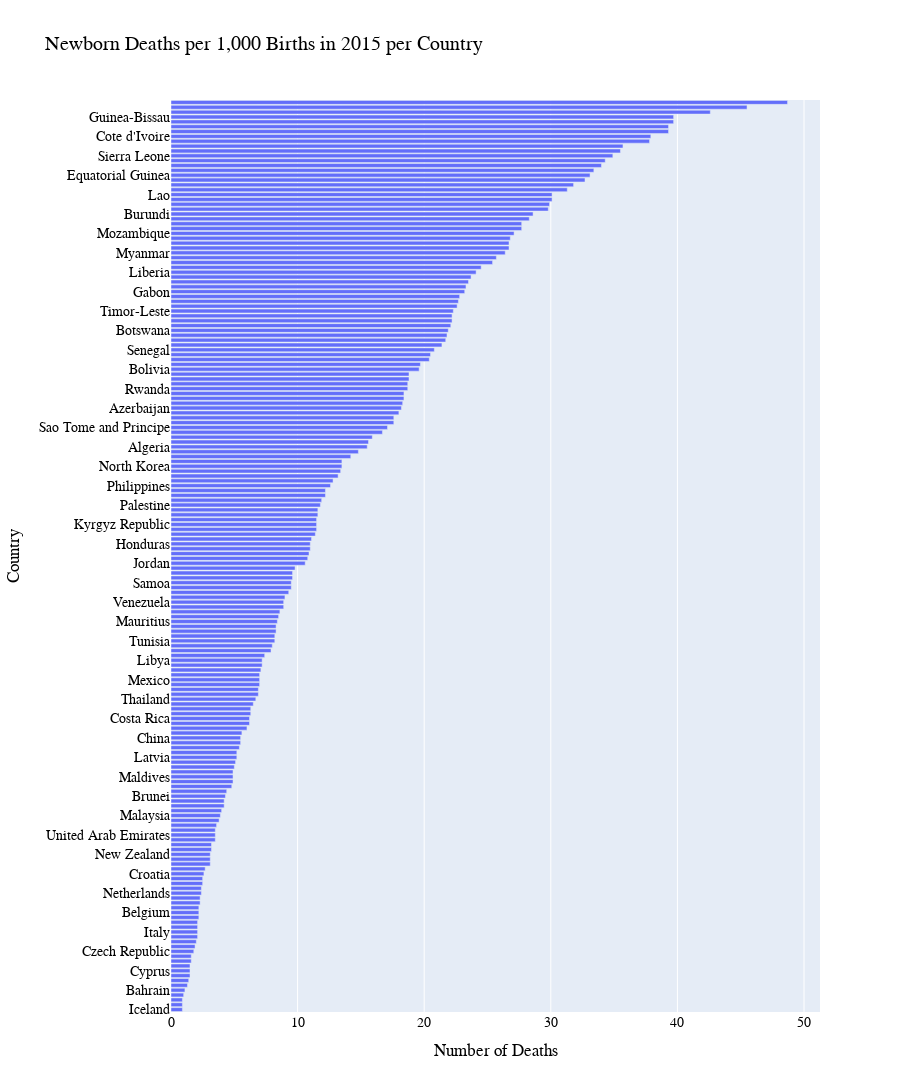

The code cell stored with this chart in its notebook:
### Markdown cell above
### What countries have the highest and lowest newborn mortality rates in 2015?

### Code cell
# Apply function to create horizontal bar plot with the values for all countries
per_country_bar_plot(df_newborn, "2015", "Newborn Deaths per 1,000 Births in 2015 per Country", "Number of Deaths");

### Figure 1 — Plotly figure (JSON) as saved in the notebook; plotly's stock layout.template omitted (floating-point values rounded to 4 significant figures; data arrays with more than 128 entries replaced by an {"elided": "..."} marker saying what was removed)
{"data": [{"alignmentgroup": "True", "customdata": {"elided": "188x1 float values"}, "hovertemplate": "2015=%{customdata[0]:.2f}<br>country=%{y}<extra></extra>", "legendgroup": "", "marker": {"color": "#636efa"}, "name": "", "offsetgroup": "", "orientation": "h", "showlegend": false, "textposition": "auto", "type": "bar", "x": {"elided": "188 float values"}, "xaxis": "x", "y": {"elided": "188 str values"}, "yaxis": "y"}], "layout": {"barmode": "relative", "font": {"color": "Black", "family": "Avenir", "size": 14}, "height": 3500, "legend": {"title": {"font": {"color": "Black"}}, "tracegroupgap": 0}, "title": {"font": {"color": "Dark Gray", "family": "Avenir"}, "text": "Newborn Deaths per 1,000 Births in 2015 per Country"}, "xaxis": {"anchor": "y", "domain": [0, 1], "title": {"font": {"family": "Avenir"}, "text": "Number of Deaths"}}, "yaxis": {"anchor": "x", "domain": [0, 1], "title": {"font": {"family": "Avenir"}, "text": "Country"}}}}
